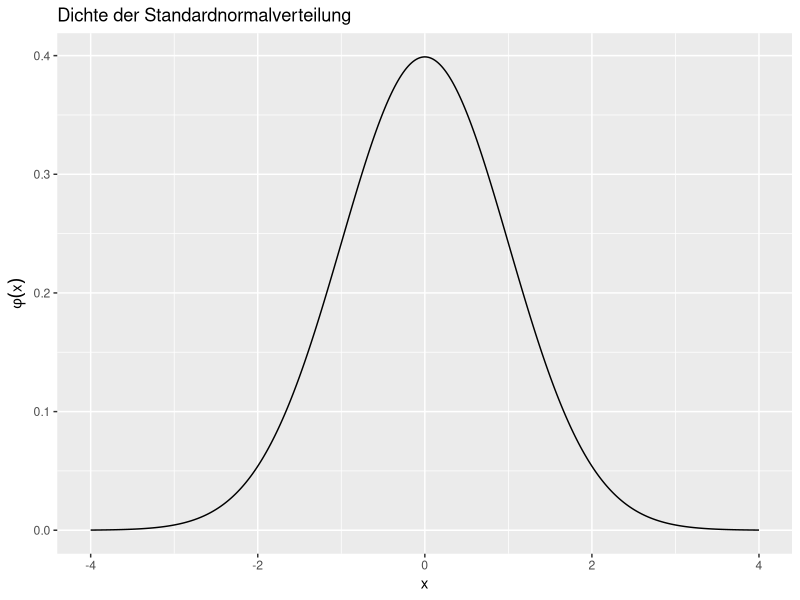
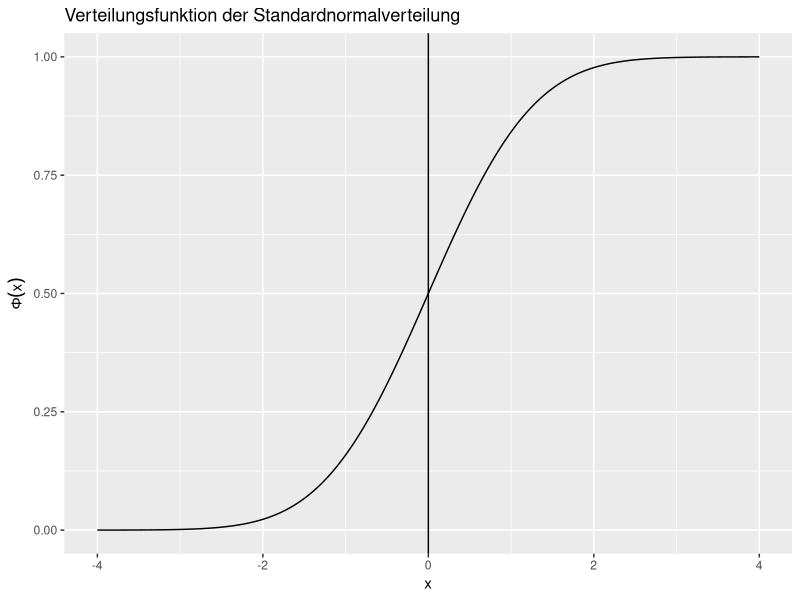
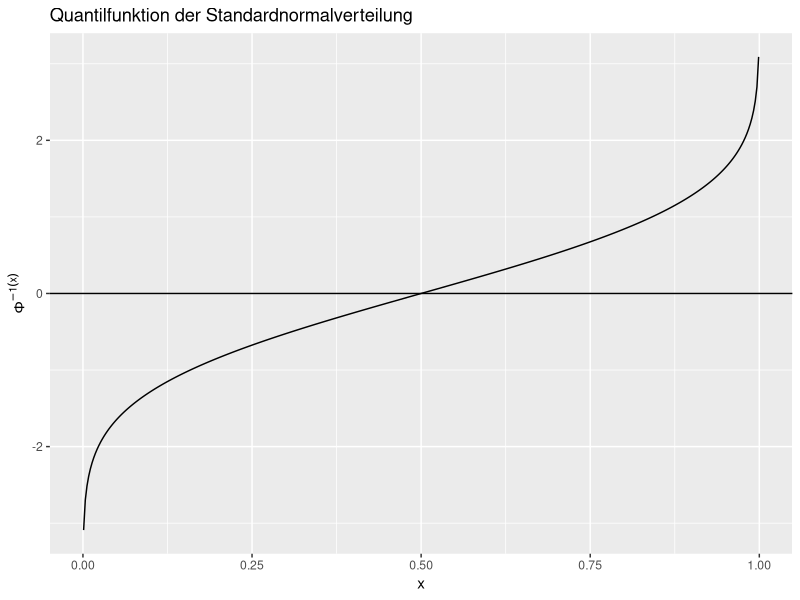
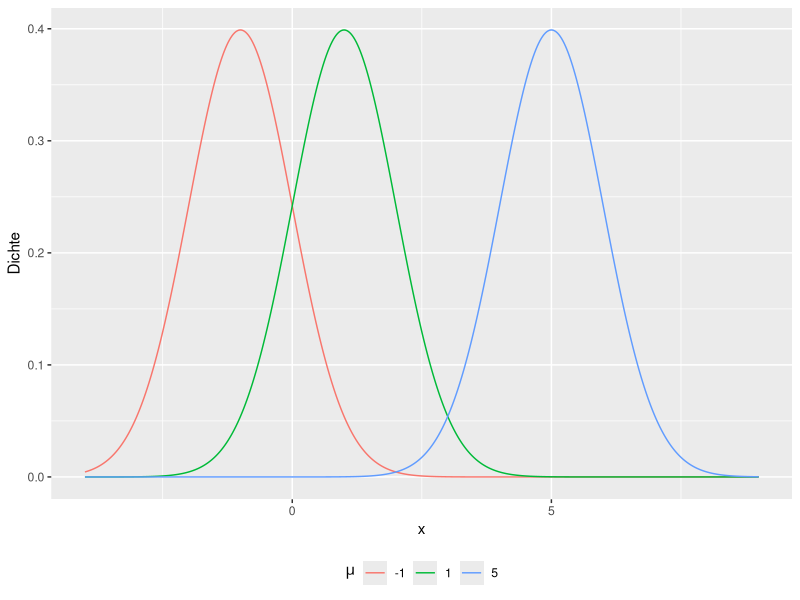
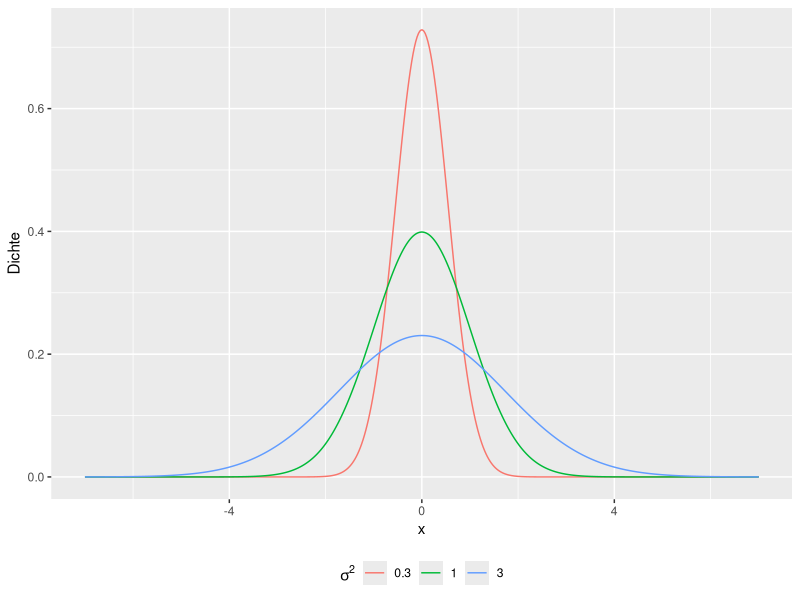
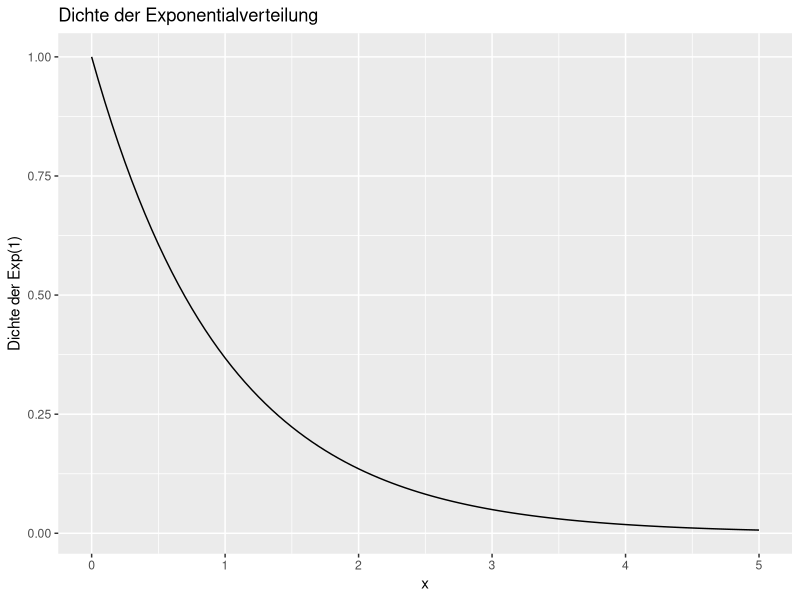
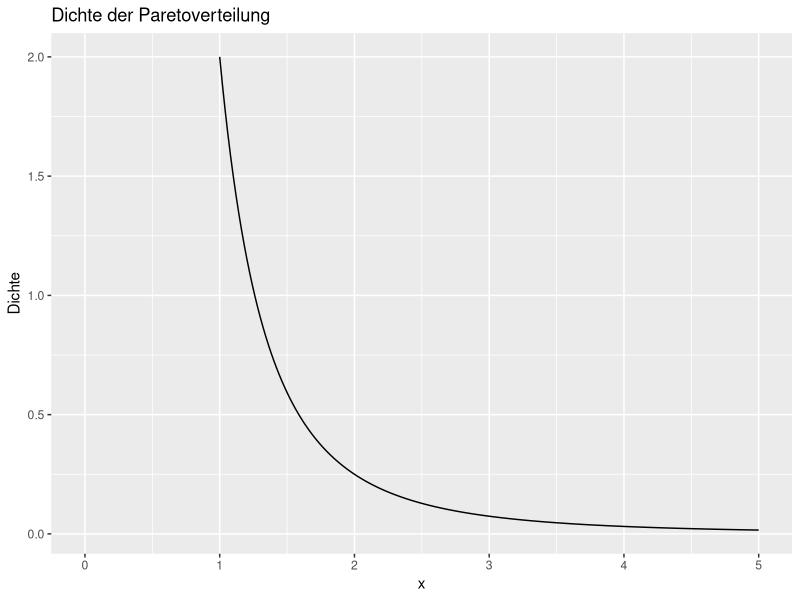

Recreate these plots in R, in order.
## ---- chunk 1
library(ggplot2)
## ---- chunk 2
dbinom(2, size=5, prob=0.3)
## ---- chunk 3
pbinom(1, size=5, prob=0.3)
## ---- chunk 4
qbinom(0.5, size=5, prob=0.3)
## ---- chunk 5
dbinom(0:5, size=5, prob=0.3)
## ---- chunk 6
D <- data.frame(k=0:5,V1=0:5,V2=0:5,V3=0:5,V4=0:5)
D[[2]] <- dbinom(0:5,size=10,prob=0.1)
D[[3]] <- dbinom(0:5,size=100,prob=0.01)
D[[4]] <- dbinom(0:5,size=1000,prob=0.001)
D[[5]] <- dpois(0:5,lambda=1)
names(D) <- c("k","B(10,0.1)","B(100,0.01)","B(1000,0.001)","Po(1)")
round(D,5)
## ---- chunk 7
dpois(2, lambda=3)
## ---- chunk 8
1 - ppois(4, lambda=3)
## ---- chunk 9
dpois(6, lambda=8)
## ---- chunk 10
1 - ppois(7, lambda=4)
## ---- chunk 11
D <- data.frame(x=seq(-4,4,length=401), y=dnorm(seq(-4,4,length=401)))
ggplot(D, aes(x,y))+
    geom_line()+
    ylab(expression(phi(x)))+
    ggtitle("Dichte der Standardnormalverteilung")
## ---- chunk 12
D <- data.frame(x=seq(-4,4,length=401), y=pnorm(seq(-4,4,length=401)))
ggplot(D, aes(x,y))+
    geom_line()+
    ylab(expression(Phi(x)))+
    geom_vline(xintercept=0)+
    ggtitle("Verteilungsfunktion der Standardnormalverteilung")
## ---- chunk 13
D <- data.frame(x=seq(0.001,0.999,length=401), y=qnorm(seq(0.001,0.999,length=401)))
ggplot(D, aes(x,y))+
    geom_line()+
    ylab(expression(Phi^{-1} (x)))+
    geom_hline(yintercept=0)+
    ggtitle("Quantilfunktion der Standardnormalverteilung")
## ---- chunk 14
u <- seq(from=-3, to=3, by=0.5)
dnorm(u)
## ---- chunk 15
pnorm(2)
## ---- chunk 16
qnorm(0.975)
## ---- chunk 17
x <- seq(-4,9,length=500)
D <- data.frame(x=rep(x,3), 
                y=c(dnorm(x,-1,1),dnorm(x,1,1),dnorm(x,5,1)),
                m=rep(factor(c(-1,1,5)),each=500))
ggplot(D,aes(x,y,colour=m))+
    geom_line()+
    scale_colour_discrete(expression(mu))+
    ylab("Dichte")+
    theme(legend.position = "bottom")
## ---- chunk 18
x <- seq(-7,7,length=500)
D <- data.frame(x=rep(x,3), 
                y=c(dnorm(x,0,sqrt(0.3)),
                    dnorm(x,0,1),
                    dnorm(x,0,sqrt(3))),
                m=rep(factor(c(0.3,1,3)),each=500))
ggplot(D,aes(x,y,colour=m))+
    geom_line()+
    scale_colour_discrete(expression(sigma^2))+
    ylab("Dichte")+
    theme(legend.position = "bottom")
## ---- chunk 19
pnorm(200, mean=201, sd=2)
## ---- chunk 20
qnorm(0.05, mean=201, sd=2)
## ---- chunk 21
D <- data.frame(x=seq(0,5,length=101), y=dexp(seq(0,5,length=101)))
ggplot(D, aes(x,y))+
    geom_line()+
    ylab("Dichte der Exp(1)")+
    ggtitle("Dichte der Exponentialverteilung")
## ---- chunk 22
1 - pexp(60, rate=0.04)
## ---- chunk 23
qexp(0.5, rate=0.04)
## ---- chunk 24
x <- seq(1,5,length=200)
alpha <- 2
cc <- 1
D <- data.frame(x=x,
                y=(alpha/cc)*(cc/x)^(alpha+1))
ggplot(D, aes(x=x,y=y))+
    geom_line()+
    xlim(0,5)+
    ylab("Dichte")+
    ggtitle("Dichte der Paretoverteilung")

